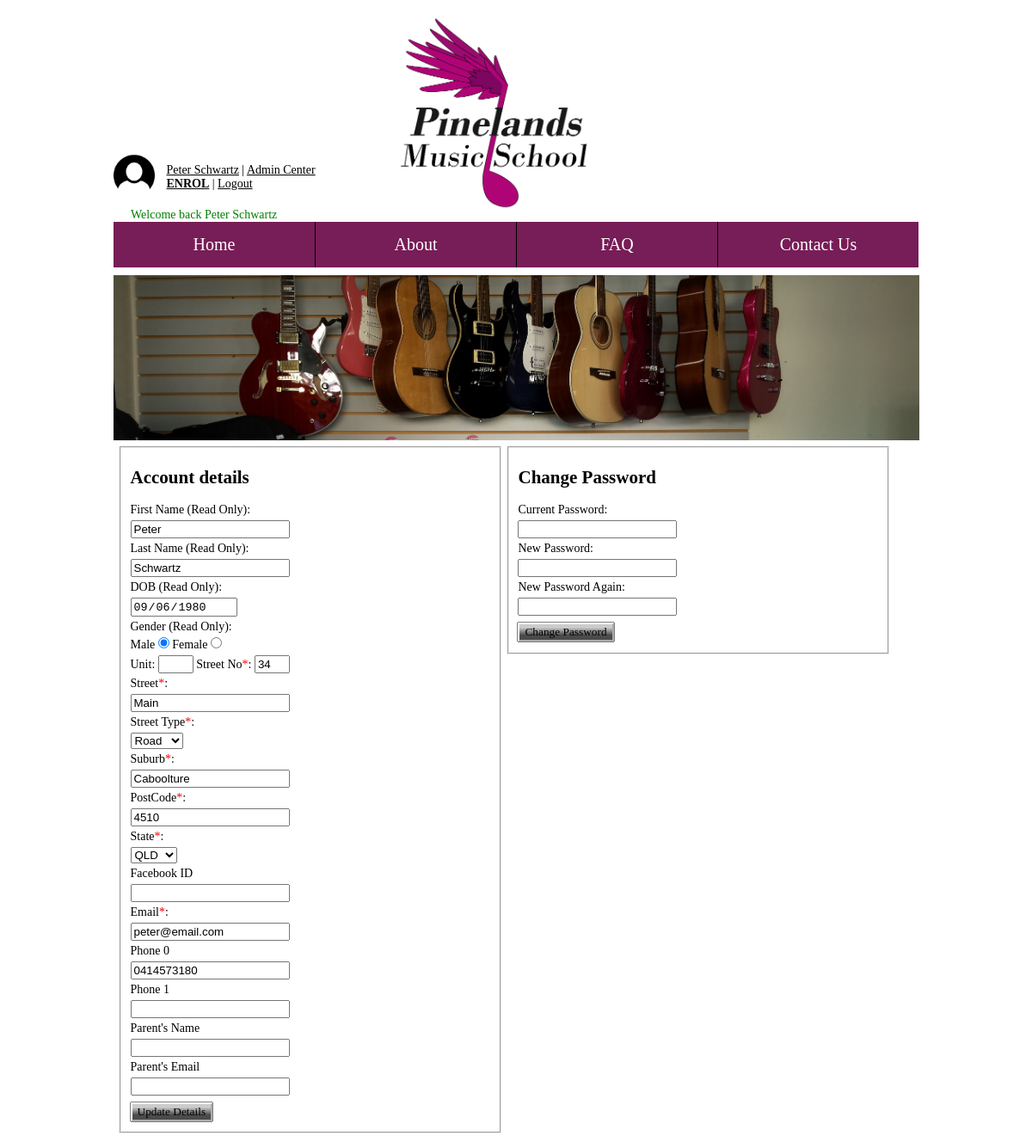
Before: /pages/myaccount.php (signed in) with the older database file.
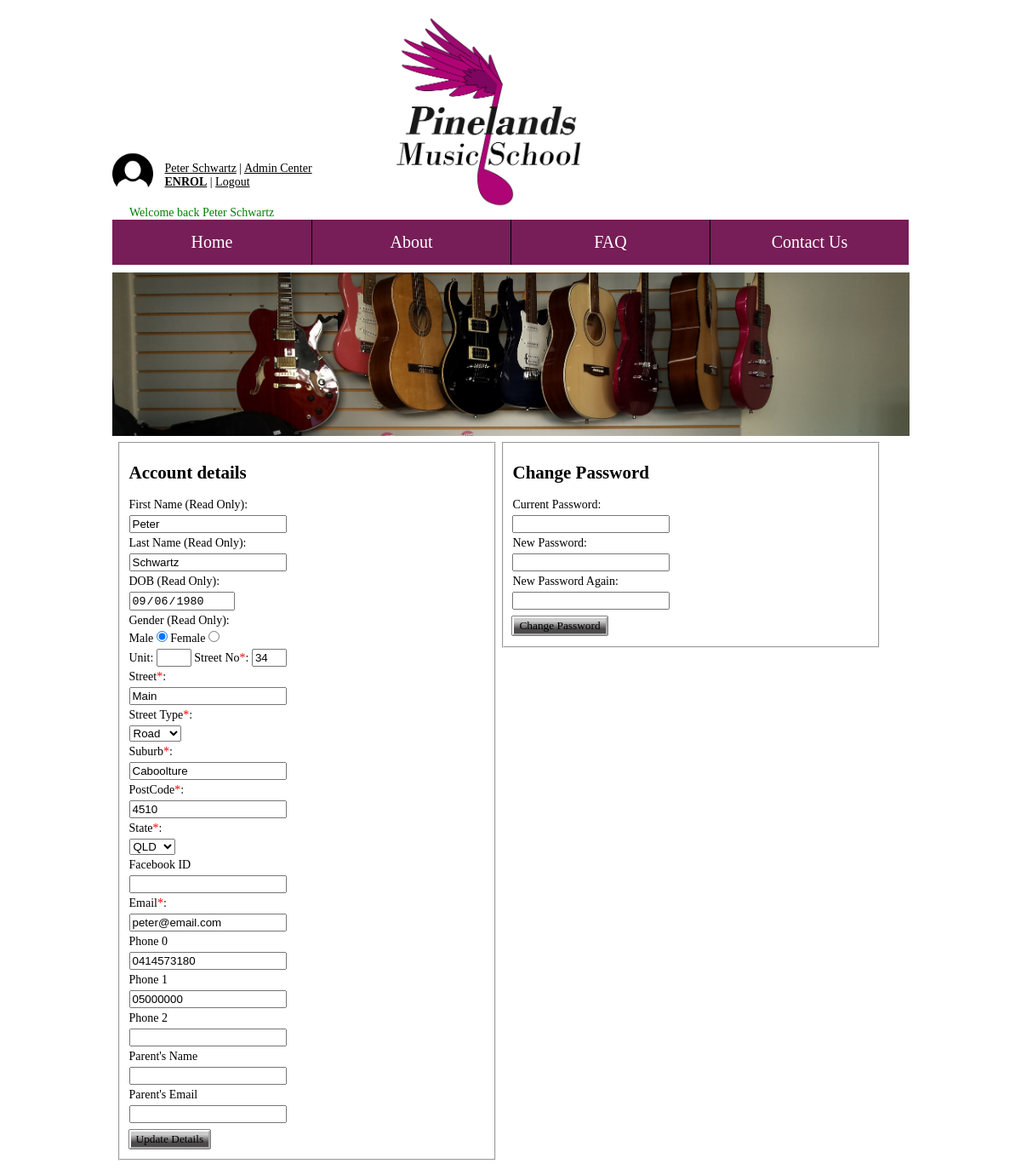
After: the same page with the newer database file.
### tables this page shows
CREATE TABLE `phonenumbers` (
  `userID` int(11) NOT NULL,
  `phoneNumber` varchar(12) NOT NULL,
  PRIMARY KEY (`userID`,`phoneNumber`)
);

### pages/myaccount.php (the view, shortened to what the changed rows need)
<?php
include "../inc/connect.php";
include "../inc/header.php";
include "../inc/nav.php";
$userID = $_SESSION['userID'];
$sql = "SELECT * FROM `users` INNER JOIN useraddress ON users.UserID=useraddress.userID Inner JOIN address ON useraddress.addressID=address.addressId WHERE users.userid='$userID' ";
$result = mysqli_query($con, $sql) or die(mysqli_error($con));
$row = mysqli_fetch_array($result);
?>
    <div class="content">
        <fieldset class="accountDetails">
            <form method="post" action="../inc/updateaccount.php">
                <h2>Account details</h2>
                <label>First Name (Read Only):</label>
                <br />
                <input type="text" name="firstName" value="<?php echo $row['firstName']?>" readonly />
                <br />
                <label>Last Name (Read Only):</label>
                <br />
                <input type="text" name="lastName" value="<?php echo $row['lastName']?>" readonly />
                <br />
                <label>DOB (Read Only):</label>
                <br />
                <input type="date" value="<?php echo $row['DOB']?>" readonly />
                <br />
                <label>Gender (Read Only):</label>
                <br />
                <label>Male</label>
                <input type="radio" name="gender" <?php if($row['gender']=='Male' ) {echo "checked";}?> readonly/>
                <label>Female</label>
                <input type="radio" name="gender" <?php if($row['gender']=='Female' ){ echo "checked";}?> readonly />
                <br />
                <label>Unit:</label>
                <input type="text" name="unitNumber" size="2" value="<?php echo $row['unitNumber']?>" />
                <label>Street No<span class="required">*</span>:</label>
                <input type="text" name="streetNumber" value="<?php echo $row['streetNumber']?>" size="2" required />
                <br />
                <label>Street<span class="required">*</span>:</label>
                <br />
                <input type="text" name="streetName" value="<?php echo $row['streetName']?>" required />
                <br />
                <label>Street Type<span class="required">*</span>:</label>
                <br />
                <select name="streetType" required>
                    <option value="Road" <?php if($row['streetType']== 'road'){ echo 'selected';} ?>>Road</option>
                </select>
                <br />
                <label>Suburb<span class="required">*</span>:</label>
                <br />
                <input type="text" name="suburb" value="<?php echo $row['suburb']?>" required />
                <br />
                <label>PostCode<span class="required">*</span>:</label>
                <br />
                <input type="text" name="postcode" value="<?php echo $row['postCode']?>" required />
                <br />
                <label>State<span class="required">*</span>:</label>
                <br />
                <select name="state" >
                    <option value="QLD" <?php if($row['state'] == 'QLD'){echo "selected"; } ?>>QLD</option>
                </select>
                <br />
                <label>Facebook ID</label>
                <br />
                <input type="text" name="facebookID" value="<?php echo $row['facebookId']?>" />
                <br />
                <label>Email<span class="required">*</span>:</label>
                <br />
                <input class="emailInput" type="email" name="email" value="<?php echo $row['email']?>" />
                <br />
                <?php
                    $sql = "SELECT * FROM phonenumbers WHERE userID='$userID'";
                    $result = mysqli_query($con, $sql);
                       $n = 0;
                    while ($row = mysqli_fetch_array($result)) {
                        echo "<label>Phone " . $n . "</label><br />";
                        echo "<input type='text' name='phone" . $n . "' value='" . $row['phoneNumber'] . "' /><br />";
                        $n++;
                    }
                    ?>
                <label>Phone <?php echo $n ?></label>
                <br />
                <input type="text" value="" name="phone<?php echo $n?>" />
                <br />
                <label>Parent's Name</label>
                <br />
                <input type="text" name="parentName" value="<?php echo $row['parentName']?>" />
                <br />
                <label>Parent's Email</label>
                <br />
                <input type="text" name="parentEmail" value="<?php echo $row['parentEmail']?>" />
                <br />
                <input type="submit" name="accountupdate" value="Update Details" />
            </form>
        </fieldset>
        <fieldset class="changePassword">
            <form method="post" action="../inc/changepassword.php">
                <h2>Change Password</h2>
                <br />
                <br />
                <br />
                <br />
                <br />
                <br />
            </form>
        </fieldset>
    </div>

Changed rows visible on the page:
added phonenumbers: phoneNumber "05000000"
Other visible differences:
$n: "1" → "2"
